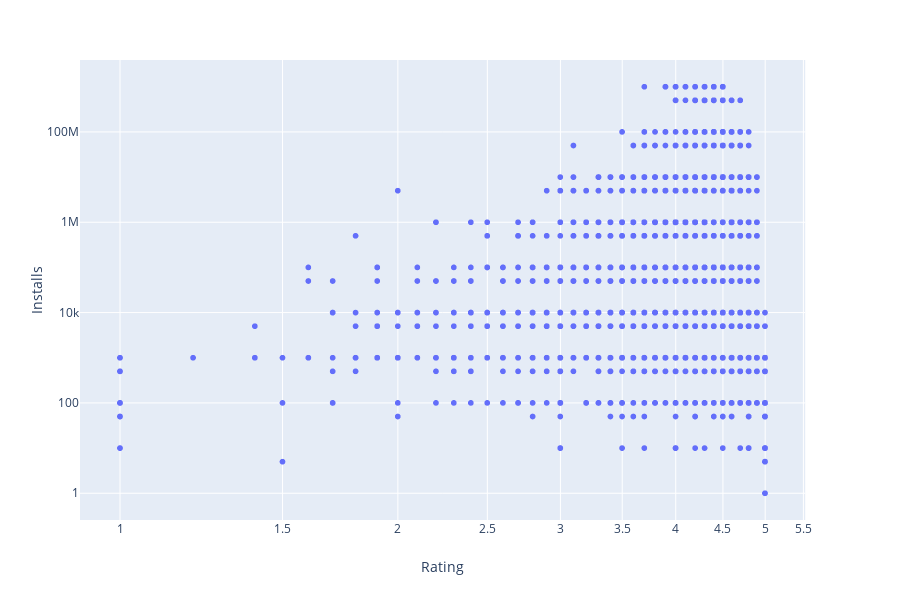

Write notebook code for a chart like this one.
### Markdown cell above
#### Relationship between Installs and Reviews

### Code cell
fig = px.scatter(gplaystore_sub, x = 'Rating', y='Installs')
fig.update_layout(xaxis_type="log", yaxis_type="log")
fig.show()

### Figure 1 — Plotly figure (JSON) as saved in the notebook; plotly's stock layout.template omitted (floating-point values rounded to 4 significant figures; data arrays with more than 128 entries replaced by an {"elided": "..."} marker saying what was removed)
{"data": [{"hoverlabel": {"namelength": 0}, "hovertemplate": "Rating=%{x}<br>Installs=%{y}", "legendgroup": "", "marker": {"color": "#636efa", "symbol": "circle"}, "mode": "markers", "name": "", "showlegend": false, "type": "scattergl", "x": {"elided": "10840 float values"}, "xaxis": "x", "y": {"elided": "10840 int values"}, "yaxis": "y"}], "layout": {"height": 600, "legend": {"tracegroupgap": 0}, "margin": {"t": 60}, "xaxis": {"anchor": "y", "domain": [0, 0.98], "title": {"text": "Rating"}, "type": "log"}, "yaxis": {"anchor": "x", "domain": [0, 1], "title": {"text": "Installs"}, "type": "log"}}}
